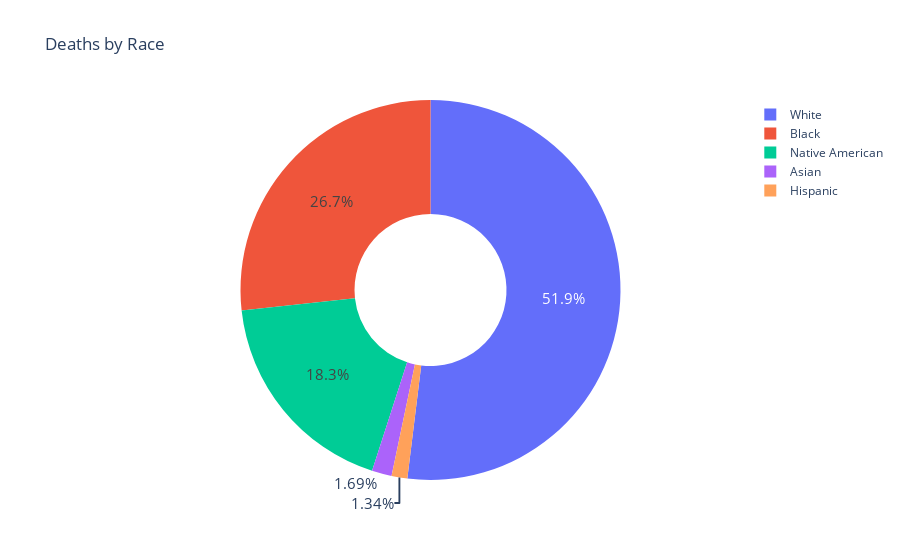

The cell this chart's notebook holds for it:
### Code cell
fig = px.pie(names=deaths_by_race.index,
             values=deaths_by_race.values,
             title="Deaths by Race",
             hole=0.4,)

fig.update_traces(textfont_size=15, labels=['White', 'Black', 'Native American', 'Asian', 'Hispanic'])

fig.show()

### Figure 1 — Plotly figure (JSON) as saved in the notebook; plotly's stock layout.template omitted (floating-point values rounded to 4 significant figures)
{"data": [{"domain": {"x": [0, 1], "y": [0, 1]}, "hole": 0.4, "hovertemplate": "label=%{label}<br>value=%{value}<extra></extra>", "labels": ["White", "Black", "Native American", "Asian", "Hispanic"], "legendgroup": "", "name": "", "showlegend": true, "textfont": {"size": 15}, "type": "pie", "values": [1201, 618, 423, 39, 31, 28]}], "layout": {"autosize": true, "legend": {"tracegroupgap": 0}, "title": {"text": "Deaths by Race"}}}
